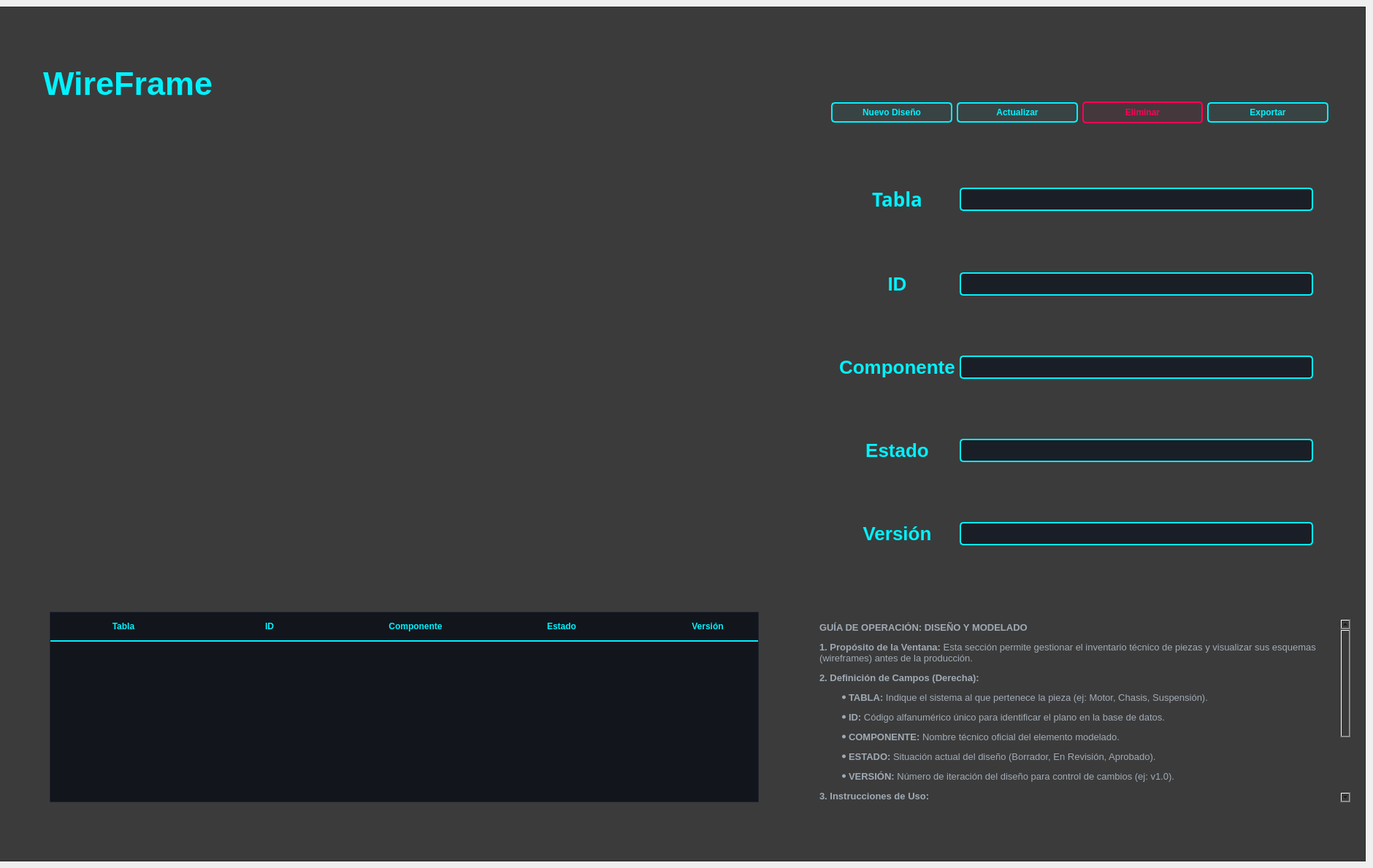
       <widget class="QWidget" name="WireFrame">
        <widget class="QWidget" name="horizontalLayoutWidget_6">
         <property name="geometry">
          <rect>
           <x>-1</x>
           <y>9</y>
           <width>1871</width>
           <height>1171</height>
          </rect>
         </property>
         <layout class="QHBoxLayout" name="horizontalLayout_6">
          <item>
           <widget class="QFrame" name="frame_3">
            <property name="sizePolicy">
             <sizepolicy hsizetype="Expanding" vsizetype="Expanding">
              <horstretch>0</horstretch>
              <verstretch>0</verstretch>
             </sizepolicy>
            </property>
            <property name="styleSheet">
             <string notr="true">background-color: rgb(59, 59, 59);</string>
            </property>
            <property name="frameShape">
             <enum>QFrame::Shape::StyledPanel</enum>
            </property>
            <property name="frameShadow">
             <enum>QFrame::Shadow::Raised</enum>
            </property>
            <widget class="QLabel" name="label_3">
             <property name="geometry">
              <rect>
               <x>60</x>
               <y>30</y>
               <width>311</width>
               <height>151</height>
              </rect>
             </property>
             <property name="styleSheet">
              <string notr="true">QLabel {
    color: #00f2ff; /* Azul Cyan Neón */
    font-family: &quot;Segoe UI Semibold&quot;;
    font-size: 45px;
    font-weight: bold;
    text-transform: uppercase;
    /* Efecto de resplandor mediante sombra de texto */
    qproperty-alignment: 'AlignLeft | AlignVCenter';
    background: transparent;
}</string>
             </property>
             <property name="text">
              <string>WireFrame</string>
             </property>
            </widget>
            <widget class="QWidget" name="verticalLayoutWidget_3">
             <property name="geometry">
              <rect>
               <x>69</x>
               <y>179</y>
               <width>971</width>
               <height>621</height>
              </rect>
             </property>
             <layout class="QVBoxLayout" name="verticalLayout_4">
              <item>
               <widget class="QLabel" name="image">
                <property name="sizePolicy">
                 <sizepolicy hsizetype="Expanding" vsizetype="Expanding">
                  <horstretch>0</horstretch>
                  <verstretch>0</verstretch>
                 </sizepolicy>
                </property>
                <property name="text">
                 <string/>
                </property>
                <property name="alignment">
                 <set>Qt::AlignmentFlag::AlignCenter</set>
                </property>
               </widget>
              </item>
             </layout>
            </widget>
            <widget class="QWidget" name="horizontalLayoutWidget_7">
             <property name="geometry">
              <rect>
               <x>69</x>
               <y>829</y>
               <width>971</width>
               <height>261</height>
              </rect>
             </property>
             <layout class="QHBoxLayout" name="horizontalLayout_7">
              <item>
               <widget class="QTableWidget" name="TablaWire">
                <property name="styleSheet">
                 <string notr="true">QTableWidget {
    background-color: #12151c; /* Fondo oscuro profundo */
    gridline-color: #00f2ff;   /* COLOR DE LA GRILLA (Azul Neón) */
    color: white;              /* Color del texto general */
    font-family: &quot;Segoe UI&quot;;
    font-size: 14px;
    border: 1px solid #1f2530;
}

/* Estilo de los encabezados (ID, Nombre, Prioridad) */
QHeaderView::section {
    background-color: #12151c;
    color: #00f2ff;            /* Texto cyan para títulos */
    padding: 10px;
    border: none;
    border-bottom: 2px solid #00f2ff; /* Línea gruesa bajo el título */
    font-weight: bold;
    text-transform: uppercase;
}

/* Color cuando seleccionas una fila */
QTableWidget::item:selected {
    background-color: rgba(0, 242, 255, 0.1);
    color: #7df9ff;
    border-left: 3px solid #00f2ff; /* Pequeño acento a la izquierda */
}</string>
                </property>
                <property name="horizontalScrollBarPolicy">
                 <enum>Qt::ScrollBarPolicy::ScrollBarAlwaysOff</enum>
                </property>
                <attribute name="horizontalHeaderCascadingSectionResizes">
                 <bool>false</bool>
                </attribute>
                <attribute name="horizontalHeaderDefaultSectionSize">
                 <number>200</number>
                </attribute>
                <attribute name="horizontalHeaderShowSortIndicator" stdset="0">
                 <bool>false</bool>
                </attribute>
                <attribute name="horizontalHeaderStretchLastSection">
                 <bool>true</bool>
                </attribute>
                <column>
                 <property name="text">
                  <string>Tabla</string>
                 </property>
                </column>
                <column>
                 <property name="text">
                  <string>ID</string>
                 </property>
                </column>
                <column>
                 <property name="text">
                  <string>Componente</string>
                 </property>
                </column>
                <column>
                 <property name="text">
                  <string>Estado</string>
                 </property>
                </column>
                <column>
                 <property name="text">
                  <string>Versión</string>
                 </property>
                </column>
               </widget>
              </item>
             </layout>
            </widget>
            <widget class="QWidget" name="verticalLayoutWidget_5">
             <property name="geometry">
              <rect>
               <x>1119</x>
               <y>839</y>
               <width>731</width>
               <height>251</height>
              </rect>
             </property>
             <layout class="QVBoxLayout" name="verticalLayout_6">
              <item>
               <widget class="QTextBrowser" name="textBrowser_2">
                <property name="styleSheet">
                 <string notr="true">QTextBrowser {
    background-color: transparent;
    border: none;
    color: #a0aab4; /* Gris claro */
    font-family: &quot;Segoe UI&quot;;
    font-size: 13px;
    line-height: 150%;
}</string>
                </property>
                <property name="html">
                 <string>&lt;!DOCTYPE HTML PUBLIC &quot;-//W3C//DTD HTML 4.0//EN&quot; &quot;http://www.w3.org/TR/REC-html40/strict.dtd&quot;&gt;
&lt;html&gt;&lt;head&gt;&lt;meta name=&quot;qrichtext&quot; content=&quot;1&quot; /&gt;&lt;meta charset=&quot;utf-8&quot; /&gt;&lt;style type=&quot;text/css&quot;&gt;
p, li { white-space: pre-wrap; }
hr { height: 1px; border-width: 0; }
li.unchecked::marker { content: &quot;\2610&quot;; }
li.checked::marker { content: &quot;\2612&quot;; }
&lt;/style&gt;&lt;/head&gt;&lt;body style=&quot; font-family:'Segoe UI'; font-size:13px; font-weight:400; font-style:normal;&quot;&gt;
&lt;p style=&quot; margin-top:12px; margin-bottom:12px; margin-left:0px; margin-right:0px; -qt-block-indent:0; text-indent:0px;&quot;&gt;&lt;span style=&quot; font-weight:700;&quot;&gt;GUÍA DE OPERACIÓN: DISEÑO Y MODELADO&lt;/span&gt;&lt;/p&gt;
&lt;p style=&quot; margin-top:12px; margin-bottom:12px; margin-left:0px; margin-right:0px; -qt-block-indent:0; text-indent:0px;&quot;&gt;&lt;span style=&quot; font-weight:700;&quot;&gt;1. Propósito de la Ventana:&lt;/span&gt; Esta sección permite gestionar el inventario técnico de piezas y visualizar sus esquemas (wireframes) antes de la producción.&lt;/p&gt;
&lt;p style=&quot; margin-top:12px; margin-bottom:12px; margin-left:0px; margin-right:0px; -qt-block-indent:0; text-indent:0px;&quot;&gt;&lt;span style=&quot; font-weight:700;&quot;&gt;2. Definición de Campos (Derecha):&lt;/span&gt;&lt;/p&gt;
&lt;ul style=&quot;margin-top: 0px; margin-bottom: 0px; margin-left: 0px; margin-right: 0px; -qt-list-indent: 1;&quot;&gt;
&lt;li style=&quot; margin-top:12px; margin-bottom:12px; margin-left:0px; margin-right:0px; -qt-block-indent:0; text-indent:0px;&quot;&gt;&lt;span style=&quot; font-weight:700;&quot;&gt;TABLA:&lt;/span&gt; Indique el sistema al que pertenece la pieza (ej: Motor, Chasis, Suspensión).&lt;/li&gt;
&lt;li style=&quot; margin-top:12px; margin-bottom:12px; margin-left:0px; margin-right:0px; -qt-block-indent:0; text-indent:0px;&quot;&gt;&lt;span style=&quot; font-weight:700;&quot;&gt;ID:&lt;/span&gt; Código alfanumérico único para identificar el plano en la base de datos.&lt;/li&gt;
&lt;li style=&quot; margin-top:12px; margin-bottom:12px; margin-left:0px; margin-right:0px; -qt-block-indent:0; text-indent:0px;&quot;&gt;&lt;span style=&quot; font-weight:700;&quot;&gt;COMPONENTE:&lt;/span&gt; Nombre técnico oficial del elemento modelado.&lt;/li&gt;
&lt;li style=&quot; margin-top:12px; margin-bottom:12px; margin-left:0px; margin-right:0px; -qt-block-indent:0; text-indent:0px;&quot;&gt;&lt;span style=&quot; font-weight:700;&quot;&gt;ESTADO:&lt;/span&gt; Situación actual del diseño (Borrador, En Revisión, Aprobado).&lt;/li&gt;
&lt;li style=&quot; margin-top:12px; margin-bottom:12px; margin-left:0px; margin-right:0px; -qt-block-indent:0; text-indent:0px;&quot;&gt;&lt;span style=&quot; font-weight:700;&quot;&gt;VERSIÓN:&lt;/span&gt; Número de iteración del diseño para control de cambios (ej: v1.0).&lt;/li&gt;&lt;/ul&gt;
&lt;p style=&quot; margin-top:12px; margin-bottom:12px; margin-left:0px; margin-right:0px; -qt-block-indent:0; text-indent:0px;&quot;&gt;&lt;span style=&quot; font-weight:700;&quot;&gt;3. Instrucciones de Uso:&lt;/span&gt;&lt;/p&gt;
&lt;ul style=&quot;margin-top: 0px; margin-bottom: 0px; margin-left: 0px; margin-right: 0px; -qt-list-indent: 1;&quot;&gt;
&lt;li style=&quot; margin-top:12px; margin-bottom:12px; margin-left:0px; margin-right:0px; -qt-block-indent:0; text-indent:0px;&quot;&gt;&lt;span style=&quot; font-weight:700;&quot;&gt;Visualización:&lt;/span&gt; Haga clic en cualquier fila de la tabla inferior para cargar el wireframe correspondiente en el panel principal.&lt;/li&gt;
&lt;li style=&quot; margin-top:12px; margin-bottom:12px; margin-left:0px; margin-right:0px; -qt-block-indent:0; text-indent:0px;&quot;&gt;&lt;span style=&quot; font-weight:700;&quot;&gt;Registro:&lt;/span&gt; Para añadir una pieza, llene los campos de la derecha y presione &amp;quot;Actualizar&amp;quot;.&lt;/li&gt;
&lt;li style=&quot; margin-top:12px; margin-bottom:12px; margin-left:0px; margin-right:0px; -qt-block-indent:0; text-indent:0px;&quot;&gt;&lt;span style=&quot; font-weight:700;&quot;&gt;Exportación:&lt;/span&gt; Use el botón &amp;quot;Exportar&amp;quot; para generar un archivo XLSX.&lt;/li&gt;
&lt;li style=&quot; margin-top:12px; margin-bottom:12px; margin-left:0px; margin-right:0px; -qt-block-indent:0; text-indent:0px;&quot;&gt;&lt;span style=&quot; font-weight:700;&quot;&gt;Eliminación:&lt;/span&gt; El botón rojo borrará permanentemente el registro seleccionado.&lt;/li&gt;&lt;/ul&gt;&lt;/body&gt;&lt;/html&gt;</string>
                </property>
               </widget>
              </item>
             </layout>
            </widget>
            <widget class="QWidget" name="horizontalLayoutWidget_8">
             <property name="geometry">
              <rect>
               <x>1139</x>
               <y>110</y>
               <width>681</width>
               <height>71</height>
              </rect>
             </property>
             <layout class="QHBoxLayout" name="horizontalLayout_8">
              <item>
               <widget class="QPushButton" name="pushButton_7">
                <property name="styleSheet">
                 <string notr="true">QPushButton {
    background-color: rgba(0, 242, 255, 0.05); /* Fondo casi transparente */
    border: 2px solid #00f2ff;
    border-radius: 5px;
    color: #00f2ff;
    font-weight: bold;
    padding: 5px 15px;
}

QPushButton:hover {
    background-color: rgba(0, 242, 255, 0.2); /* Brilla más al pasar el mouse */
    border: 2px solid #7df9ff; /* Azul más claro */
}

QPushButton:pressed {
    background-color: #00f2ff;
    color: #000000;
}</string>
                </property>
                <property name="text">
                 <string>Nuevo Diseño</string>
                </property>
               </widget>
              </item>
              <item>
               <widget class="QPushButton" name="pushButton_6">
                <property name="styleSheet">
                 <string notr="true">QPushButton {
    background-color: rgba(0, 242, 255, 0.05); /* Fondo casi transparente */
    border: 2px solid #00f2ff;
    border-radius: 5px;
    color: #00f2ff;
    font-weight: bold;
    padding: 5px 15px;
}

QPushButton:hover {
    background-color: rgba(0, 242, 255, 0.2); /* Brilla más al pasar el mouse */
    border: 2px solid #7df9ff; /* Azul más claro */
}

QPushButton:pressed {
    background-color: #00f2ff;
    color: #000000;
}</string>
                </property>
                <property name="text">
                 <string>Actualizar</string>
                </property>
               </widget>
              </item>
              <item>
               <widget class="QPushButton" name="btn_eliminar_2">
                <property name="styleSheet">
                 <string notr="true">QPushButton#btn_eliminar_2 {
    background-color: rgba(255, 0, 85, 0.05); /* Fondo sutil rojizo */
    border: 2px solid #ff0055;                /* Rojo/Rosa Neón */
    border-radius: 5px;
    color: #ff0055;
    font-weight: bold;
    font-family: &quot;Segoe UI&quot;;
    padding: 6px 15px;
}

QPushButton#btn_eliminar:hover {
    background-color: rgba(255, 0, 85, 0.2);
    border: 2px solid #ff4d88;                /* Color más claro al pasar el mouse */
    color: #ff4d88;
}

QPushButton#btn_eliminar:pressed {
    background-color: #ff0055;
    color: white;
}</string>
                </property>
                <property name="text">
                 <string>Eliminar</string>
                </property>
               </widget>
              </item>
              <item>
               <widget class="QPushButton" name="pushButton_2">
                <property name="styleSheet">
                 <string notr="true">QPushButton {
    background-color: rgba(0, 242, 255, 0.05); /* Fondo casi transparente */
    border: 2px solid #00f2ff;
    border-radius: 5px;
    color: #00f2ff;
    font-weight: bold;
    padding: 5px 15px;
}

QPushButton:hover {
    background-color: rgba(0, 242, 255, 0.2); /* Brilla más al pasar el mouse */
    border: 2px solid #7df9ff; /* Azul más claro */
}

QPushButton:pressed {
    background-color: #00f2ff;
    color: #000000;
}</string>
                </property>
                <property name="text">
                 <string>Exportar</string>
                </property>
               </widget>
              </item>
             </layout>
            </widget>
            <widget class="QWidget" name="gridLayoutWidget_3">
             <property name="geometry">
              <rect>
               <x>1150</x>
               <y>170</y>
               <width>649</width>
               <height>649</height>
              </rect>
             </property>
             <layout class="QGridLayout" name="gridLayout_5">
              <item row="1" column="1">
               <widget class="QLineEdit" name="lineEdit_ID_DISENO">
                <property name="styleSheet">
                 <string notr="true">QLineEdit {
    background-color: #1a1e26;      /* Fondo oscuro igual al ComboBox */
    border: 2px solid #00f2ff;       /* Borde azul neón */
    border-radius: 5px;             /* Bordes redondeados */
    color: #ffffff;                 /* Letra Blanca */
    padding: 5px 10px;
    font-family: &quot;Segoe UI&quot;;
    font-size: 14px;
}

/* Cuando haces clic para escribir, el borde brilla más */
QLineEdit:focus {
    border: 2px solid #7df9ff;       /* Azul más claro al escribir */
    background-color: #1f2530;
}

/* Estilo para el texto de ayuda (placeholder) si decides usarlo */
QLineEdit::placeholder {
    color: #4a5568;}</string>
                </property>
               </widget>
              </item>
              <item row="1" column="0">
               <widget class="QLabel" name="label_19">
                <property name="styleSheet">
                 <string notr="true">QLabel {
    color: #00f2ff; /* Azul Cyan Neón */
    font-family: &quot;Segoe UI Semibold&quot;;
    font-size: 26px;
    font-weight: bold;
    text-transform: uppercase;
    /* Efecto de resplandor mediante sombra de texto */
    qproperty-alignment: 'AlignCenter | AlignVCenter';
    background: transparent;
}</string>
                </property>
                <property name="text">
                 <string>ID</string>
                </property>
                <property name="alignment">
                 <set>Qt::AlignmentFlag::AlignCenter</set>
                </property>
               </widget>
              </item>
              <item row="2" column="0">
               <widget class="QLabel" name="label_20">
                <property name="styleSheet">
                 <string notr="true">QLabel {
    color: #00f2ff; /* Azul Cyan Neón */
    font-family: &quot;Segoe UI Semibold&quot;;
    font-size: 26px;
    font-weight: bold;
    text-transform: uppercase;
    /* Efecto de resplandor mediante sombra de texto */
    qproperty-alignment: 'AlignLeft | AlignVCenter';
    background: transparent;
}</string>
                </property>
                <property name="text">
                 <string>Componente</string>
                </property>
                <property name="alignment">
                 <set>Qt::AlignmentFlag::AlignLeading|Qt::AlignmentFlag::AlignLeft|Qt::AlignmentFlag::AlignVCenter</set>
                </property>
               </widget>
              </item>
              <item row="3" column="0">
               <widget class="QLabel" name="label_21">
                <property name="styleSheet">
                 <string notr="true">QLabel {
    color: #00f2ff; /* Azul Cyan Neón */
    font-family: &quot;Segoe UI Semibold&quot;;
    font-size: 26px;
    font-weight: bold;
    text-transform: uppercase;
    /* Efecto de resplandor mediante sombra de texto */
    qproperty-alignment: 'AlignCenter | AlignVCenter';
    background: transparent;
}</string>
                </property>
                <property name="text">
                 <string>Estado</string>
                </property>
                <property name="alignment">
                 <set>Qt::AlignmentFlag::AlignCenter</set>
                </property>
               </widget>
              </item>
              <item row="0" column="0">
               <widget class="QLabel" name="label_22">
                <property name="font">
                 <font>
                  <family>Segoe UI Semibold</family>
                  <pointsize>-1</pointsize>
                  <bold>true</bold>
                 </font>
                </property>
                <property name="styleSheet">
                 <string notr="true">QLabel {
    color: #00f2ff; /* Azul Cyan Neón */
    font-family: &quot;Segoe UI Semibold&quot;;
    font-size: 26px;
    font-weight: bold;
    text-transform: uppercase;
    /* Efecto de resplandor mediante sombra de texto */
    qproperty-alignment: 'AlignCenter | AlignVCenter';
    background: transparent;
}</string>
                </property>
                <property name="text">
                 <string>Tabla</string>
                </property>
                <property name="alignment">
                 <set>Qt::AlignmentFlag::AlignCenter</set>
                </property>
               </widget>
              </item>
              <item row="4" column="0">
               <widget class="QLabel" name="label_23">
                <property name="styleSheet">
                 <string notr="true">QLabel {
    color: #00f2ff; /* Azul Cyan Neón */
    font-family: &quot;Segoe UI Semibold&quot;;
    font-size: 26px;
    font-weight: bold;
    text-transform: uppercase;
    /* Efecto de resplandor mediante sombra de texto */
    qproperty-alignment: 'AlignCenter | AlignVCenter';
    background: transparent;
}</string>
                </property>
                <property name="text">
                 <string>Versión</string>
                </property>
                <property name="alignment">
                 <set>Qt::AlignmentFlag::AlignCenter</set>
                </property>
               </widget>
              </item>
              <item row="2" column="1">
               <widget class="QLineEdit" name="lineEdit_COMPONENTE">
                <property name="styleSheet">
                 <string notr="true">QLineEdit {
    background-color: #1a1e26;      /* Fondo oscuro igual al ComboBox */
    border: 2px solid #00f2ff;       /* Borde azul neón */
    border-radius: 5px;             /* Bordes redondeados */
    color: #ffffff;                 /* Letra Blanca */
    padding: 5px 10px;
    font-family: &quot;Segoe UI&quot;;
    font-size: 14px;
}

/* Cuando haces clic para escribir, el borde brilla más */
QLineEdit:focus {
    border: 2px solid #7df9ff;       /* Azul más claro al escribir */
    background-color: #1f2530;
}

/* Estilo para el texto de ayuda (placeholder) si decides usarlo */
QLineEdit::placeholder {
    color: #4a5568;}</string>
                </property>
               </widget>
              </item>
              <item row="3" column="1">
               <widget class="QLineEdit" name="lineEdit_ESTADO">
                <property name="styleSheet">
                 <string notr="true">QLineEdit {
    background-color: #1a1e26;      /* Fondo oscuro igual al ComboBox */
    border: 2px solid #00f2ff;       /* Borde azul neón */
    border-radius: 5px;             /* Bordes redondeados */
    color: #ffffff;                 /* Letra Blanca */
    padding: 5px 10px;
    font-family: &quot;Segoe UI&quot;;
    font-size: 14px;
}

/* Cuando haces clic para escribir, el borde brilla más */
QLineEdit:focus {
    border: 2px solid #7df9ff;       /* Azul más claro al escribir */
    background-color: #1f2530;
}

/* Estilo para el texto de ayuda (placeholder) si decides usarlo */
QLineEdit::placeholder {
    color: #4a5568;}</string>
                </property>
               </widget>
              </item>
              <item row="4" column="1">
               <widget class="QLineEdit" name="lineEdit_VERSION">
                <property name="styleSheet">
                 <string notr="true">QLineEdit {
    background-color: #1a1e26;      /* Fondo oscuro igual al ComboBox */
    border: 2px solid #00f2ff;       /* Borde azul neón */
    border-radius: 5px;             /* Bordes redondeados */
    color: #ffffff;                 /* Letra Blanca */
    padding: 5px 10px;
    font-family: &quot;Segoe UI&quot;;
    font-size: 14px;
}

/* Cuando haces clic para escribir, el borde brilla más */
QLineEdit:focus {
    border: 2px solid #7df9ff;       /* Azul más claro al escribir */
    background-color: #1f2530;
}

/* Estilo para el texto de ayuda (placeholder) si decides usarlo */
QLineEdit::placeholder {
    color: #4a5568;}</string>
                </property>
               </widget>
              </item>
              <item row="0" column="1">
               <widget class="QLineEdit" name="lineEdit_TABLA">
                <property name="styleSheet">
                 <string notr="true">QLineEdit {
    background-color: #1a1e26;      /* Fondo oscuro igual al ComboBox */
    border: 2px solid #00f2ff;       /* Borde azul neón */
    border-radius: 5px;             /* Bordes redondeados */
    color: #ffffff;                 /* Letra Blanca */
    padding: 5px 10px;
    font-family: &quot;Segoe UI&quot;;
    font-size: 14px;
}

/* Cuando haces clic para escribir, el borde brilla más */
QLineEdit:focus {
    border: 2px solid #7df9ff;       /* Azul más claro al escribir */
    background-color: #1f2530;
}

/* Estilo para el texto de ayuda (placeholder) si decides usarlo */
QLineEdit::placeholder {
    color: #4a5568;}</string>
                </property>
               </widget>
              </item>
             </layout>
            </widget>
           </widget>
          </item>
         </layout>
        </widget>
       </widget>
